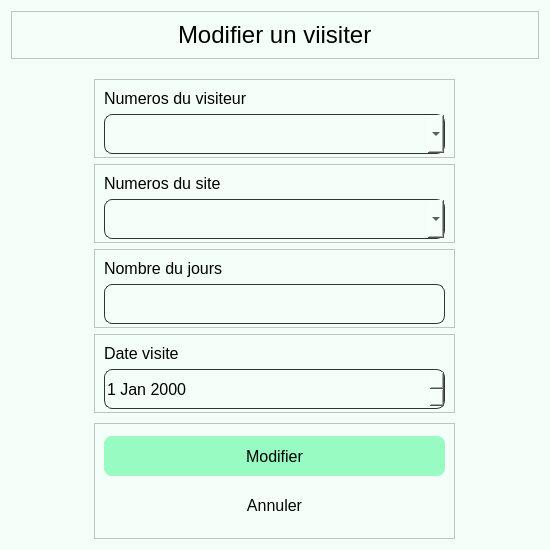
<?xml version="1.0" encoding="UTF-8"?>
<ui version="4.0">
 <class>visite_modifie</class>
 <widget class="QDialog" name="visite_modifie">
  <property name="geometry">
   <rect>
    <x>0</x>
    <y>0</y>
    <width>550</width>
    <height>550</height>
   </rect>
  </property>
  <property name="minimumSize">
   <size>
    <width>550</width>
    <height>550</height>
   </size>
  </property>
  <property name="maximumSize">
   <size>
    <width>550</width>
    <height>550</height>
   </size>
  </property>
  <property name="windowTitle">
   <string>Dialog</string>
  </property>
  <property name="styleSheet">
   <string notr="true">background-color:#f5fff9;;</string>
  </property>
  <layout class="QVBoxLayout" name="verticalLayout">
   <item>
    <widget class="QFrame" name="frame_2">
     <property name="frameShape">
      <enum>QFrame::StyledPanel</enum>
     </property>
     <property name="frameShadow">
      <enum>QFrame::Raised</enum>
     </property>
     <layout class="QHBoxLayout" name="horizontalLayout">
      <item>
       <spacer name="horizontalSpacer">
        <property name="orientation">
         <enum>Qt::Horizontal</enum>
        </property>
        <property name="sizeHint" stdset="0">
         <size>
          <width>169</width>
          <height>20</height>
         </size>
        </property>
       </spacer>
      </item>
      <item>
       <widget class="QLabel" name="label">
        <property name="maximumSize">
         <size>
          <width>4000</width>
          <height>29</height>
         </size>
        </property>
        <property name="styleSheet">
         <string notr="true">font-size:24px;
font: &quot;Arial&quot;;</string>
        </property>
        <property name="text">
         <string>Modifier un viisiter</string>
        </property>
       </widget>
      </item>
      <item>
       <spacer name="horizontalSpacer_2">
        <property name="orientation">
         <enum>Qt::Horizontal</enum>
        </property>
        <property name="sizeHint" stdset="0">
         <size>
          <width>169</width>
          <height>20</height>
         </size>
        </property>
       </spacer>
      </item>
     </layout>
    </widget>
   </item>
   <item>
    <spacer name="verticalSpacer_3">
     <property name="orientation">
      <enum>Qt::Vertical</enum>
     </property>
     <property name="sizeHint" stdset="0">
      <size>
       <width>20</width>
       <height>15</height>
      </size>
     </property>
    </spacer>
   </item>
   <item alignment="Qt::AlignHCenter">
    <widget class="QFrame" name="input_4">
     <property name="minimumSize">
      <size>
       <width>361</width>
       <height>79</height>
      </size>
     </property>
     <property name="maximumSize">
      <size>
       <width>16777215</width>
       <height>79</height>
      </size>
     </property>
     <property name="styleSheet">
      <string notr="true"/>
     </property>
     <property name="frameShape">
      <enum>QFrame::StyledPanel</enum>
     </property>
     <property name="frameShadow">
      <enum>QFrame::Raised</enum>
     </property>
     <layout class="QVBoxLayout" name="verticalLayout_2">
      <item alignment="Qt::AlignHCenter">
       <widget class="QLabel" name="label_2">
        <property name="minimumSize">
         <size>
          <width>341</width>
          <height>0</height>
         </size>
        </property>
        <property name="maximumSize">
         <size>
          <width>341</width>
          <height>16777215</height>
         </size>
        </property>
        <property name="styleSheet">
         <string notr="true">font-size:16px;
font: &quot;Arial&quot;;</string>
        </property>
        <property name="text">
         <string>Numeros du visiteur</string>
        </property>
       </widget>
      </item>
      <item>
       <widget class="QComboBox" name="comboBox">
        <property name="minimumSize">
         <size>
          <width>341</width>
          <height>40</height>
         </size>
        </property>
        <property name="maximumSize">
         <size>
          <width>341</width>
          <height>16777215</height>
         </size>
        </property>
        <property name="styleSheet">
         <string notr="true">border-radius:8px;
border:1px solid #333333;
font-size:16px;
font: &quot;Arial&quot;;
</string>
        </property>
       </widget>
      </item>
     </layout>
    </widget>
   </item>
   <item alignment="Qt::AlignHCenter">
    <widget class="QFrame" name="input_5">
     <property name="minimumSize">
      <size>
       <width>361</width>
       <height>79</height>
      </size>
     </property>
     <property name="maximumSize">
      <size>
       <width>16777215</width>
       <height>79</height>
      </size>
     </property>
     <property name="styleSheet">
      <string notr="true"/>
     </property>
     <property name="frameShape">
      <enum>QFrame::StyledPanel</enum>
     </property>
     <property name="frameShadow">
      <enum>QFrame::Raised</enum>
     </property>
     <layout class="QVBoxLayout" name="verticalLayout_3">
      <item alignment="Qt::AlignHCenter">
       <widget class="QLabel" name="label_3">
        <property name="minimumSize">
         <size>
          <width>341</width>
          <height>0</height>
         </size>
        </property>
        <property name="maximumSize">
         <size>
          <width>341</width>
          <height>16777215</height>
         </size>
        </property>
        <property name="styleSheet">
         <string notr="true">font-size:16px;
font: &quot;Arial&quot;;</string>
        </property>
        <property name="text">
         <string>Numeros du site</string>
        </property>
       </widget>
      </item>
      <item>
       <widget class="QComboBox" name="comboBox_2">
        <property name="minimumSize">
         <size>
          <width>341</width>
          <height>40</height>
         </size>
        </property>
        <property name="maximumSize">
         <size>
          <width>341</width>
          <height>40</height>
         </size>
        </property>
        <property name="styleSheet">
         <string notr="true">border-radius:8px;
border:1px solid #333333;
font-size:16px;
font: &quot;Arial&quot;;</string>
        </property>
       </widget>
      </item>
     </layout>
    </widget>
   </item>
   <item alignment="Qt::AlignHCenter">
    <widget class="QFrame" name="input_6">
     <property name="minimumSize">
      <size>
       <width>361</width>
       <height>79</height>
      </size>
     </property>
     <property name="maximumSize">
      <size>
       <width>16777215</width>
       <height>79</height>
      </size>
     </property>
     <property name="styleSheet">
      <string notr="true"/>
     </property>
     <property name="frameShape">
      <enum>QFrame::StyledPanel</enum>
     </property>
     <property name="frameShadow">
      <enum>QFrame::Raised</enum>
     </property>
     <layout class="QVBoxLayout" name="verticalLayout_4">
      <item alignment="Qt::AlignHCenter">
       <widget class="QLabel" name="label_4">
        <property name="minimumSize">
         <size>
          <width>341</width>
          <height>0</height>
         </size>
        </property>
        <property name="maximumSize">
         <size>
          <width>341</width>
          <height>16777215</height>
         </size>
        </property>
        <property name="styleSheet">
         <string notr="true">font-size:16px;
font: &quot;Arial&quot;;</string>
        </property>
        <property name="text">
         <string>Nombre du jours</string>
        </property>
       </widget>
      </item>
      <item alignment="Qt::AlignHCenter">
       <widget class="QTextEdit" name="input_3">
        <property name="minimumSize">
         <size>
          <width>341</width>
          <height>40</height>
         </size>
        </property>
        <property name="maximumSize">
         <size>
          <width>341</width>
          <height>40</height>
         </size>
        </property>
        <property name="styleSheet">
         <string notr="true">border-radius:8px;
border:1px solid #333333;
font-size:16px;
font: &quot;Arial&quot;;</string>
        </property>
       </widget>
      </item>
     </layout>
    </widget>
   </item>
   <item alignment="Qt::AlignHCenter">
    <widget class="QFrame" name="input_7">
     <property name="minimumSize">
      <size>
       <width>361</width>
       <height>79</height>
      </size>
     </property>
     <property name="maximumSize">
      <size>
       <width>16777215</width>
       <height>79</height>
      </size>
     </property>
     <property name="styleSheet">
      <string notr="true"/>
     </property>
     <property name="frameShape">
      <enum>QFrame::StyledPanel</enum>
     </property>
     <property name="frameShadow">
      <enum>QFrame::Raised</enum>
     </property>
     <layout class="QVBoxLayout" name="verticalLayout_5">
      <item alignment="Qt::AlignHCenter">
       <widget class="QLabel" name="label_5">
        <property name="minimumSize">
         <size>
          <width>341</width>
          <height>0</height>
         </size>
        </property>
        <property name="maximumSize">
         <size>
          <width>341</width>
          <height>16777215</height>
         </size>
        </property>
        <property name="styleSheet">
         <string notr="true">font-size:16px;
font: &quot;Arial&quot;;</string>
        </property>
        <property name="text">
         <string>Date visite</string>
        </property>
       </widget>
      </item>
      <item>
       <widget class="QDateEdit" name="dateEdit">
        <property name="minimumSize">
         <size>
          <width>341</width>
          <height>40</height>
         </size>
        </property>
        <property name="maximumSize">
         <size>
          <width>341</width>
          <height>40</height>
         </size>
        </property>
        <property name="styleSheet">
         <string notr="true">border-radius:8px;
border:1px solid #333333;
font-size:16px;
font: &quot;Arial&quot;;</string>
        </property>
       </widget>
      </item>
     </layout>
    </widget>
   </item>
   <item>
    <spacer name="verticalSpacer">
     <property name="orientation">
      <enum>Qt::Vertical</enum>
     </property>
     <property name="sizeHint" stdset="0">
      <size>
       <width>20</width>
       <height>4</height>
      </size>
     </property>
    </spacer>
   </item>
   <item alignment="Qt::AlignHCenter">
    <widget class="QFrame" name="frame">
     <property name="minimumSize">
      <size>
       <width>0</width>
       <height>116</height>
      </size>
     </property>
     <property name="styleSheet">
      <string notr="true">QPushButton {
border-radius:8px;
font-size:16px;
font: &quot;Arial&quot;;
}</string>
     </property>
     <property name="frameShape">
      <enum>QFrame::StyledPanel</enum>
     </property>
     <property name="frameShadow">
      <enum>QFrame::Raised</enum>
     </property>
     <layout class="QVBoxLayout" name="verticalLayout_6">
      <item>
       <widget class="QPushButton" name="visite_modifier">
        <property name="minimumSize">
         <size>
          <width>341</width>
          <height>40</height>
         </size>
        </property>
        <property name="maximumSize">
         <size>
          <width>341</width>
          <height>40</height>
         </size>
        </property>
        <property name="styleSheet">
         <string notr="true">QPushButton {
	background-color:#98fbc1;;
}
:hover{
background-color:#07c556;
}</string>
        </property>
        <property name="text">
         <string>Modifier</string>
        </property>
       </widget>
      </item>
      <item>
       <widget class="QPushButton" name="visite_annuler">
        <property name="minimumSize">
         <size>
          <width>341</width>
          <height>40</height>
         </size>
        </property>
        <property name="maximumSize">
         <size>
          <width>341</width>
          <height>40</height>
         </size>
        </property>
        <property name="styleSheet">
         <string notr="true">QPushButton {
	color:#000502;
}</string>
        </property>
        <property name="text">
         <string>Annuler</string>
        </property>
       </widget>
      </item>
     </layout>
    </widget>
   </item>
  </layout>
 </widget>
 <resources/>
 <connections/>
</ui>
